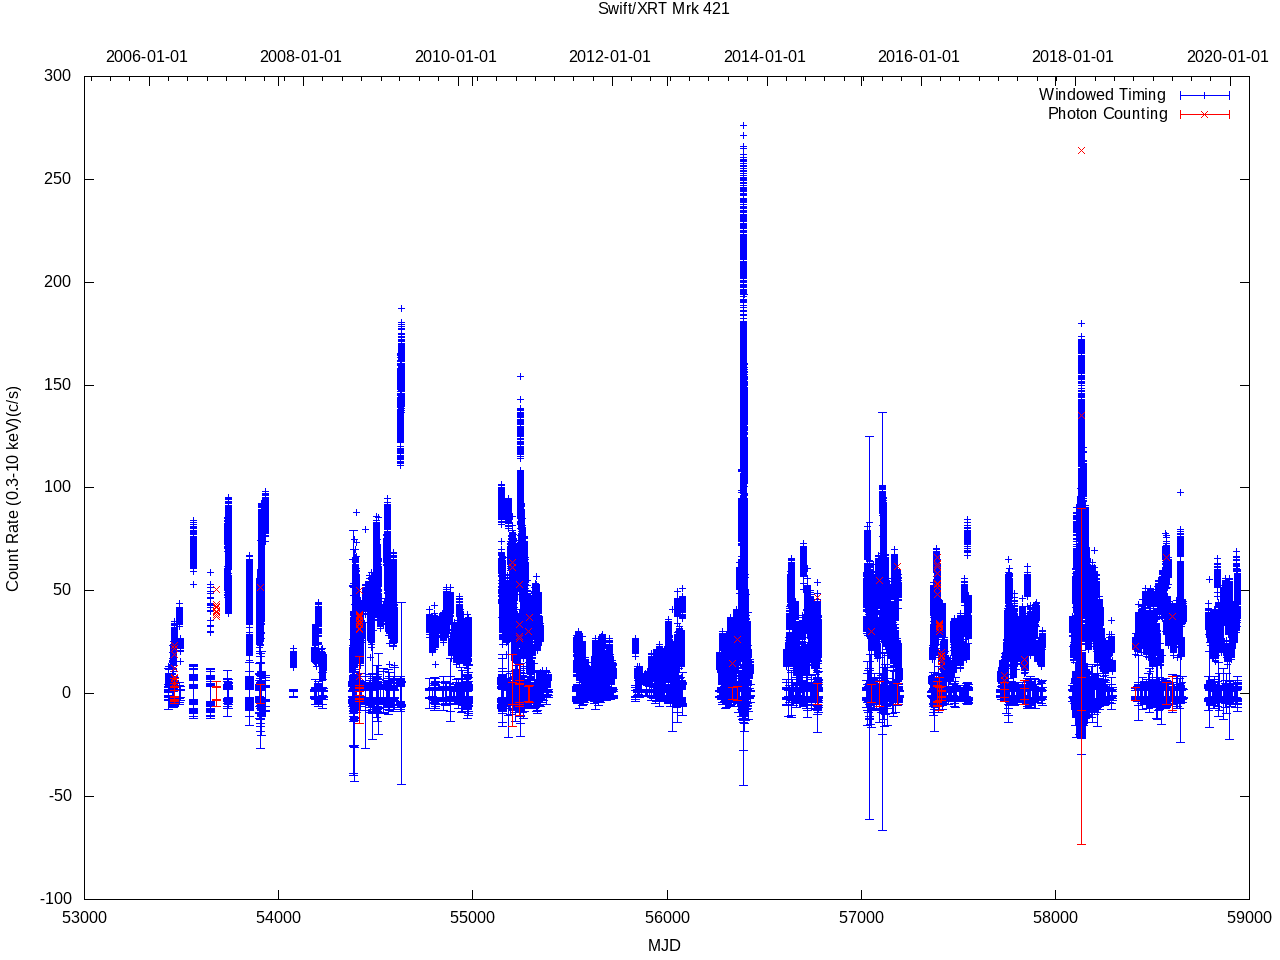

This figure's gnuplot source:
# Made by:
# Gustavo Magallanes-Guijón <gustavo.magallanes.guijon@ciencias.unam.mx>
# Instituto de Astronomia UNAM
# Ciudad Universitaria
# Ciudad de Mexico
# Mexico

set terminal png size 1280,960
set key autotitle columnhead
set key 
set output "curve.png"
set title "Swift/XRT Mrk 421"
set xlabel "MJD"
set x2data time
set timefmt "%Y-%m-%d"
set format x2 "%Y-%m-%d"
set x2tics
set x2range["2004-12-11":"2019-06-22"]
set ylabel "Count Rate (0.3-10 keV)(c/s)"

plot "<(sed -n '3,160040p' curve.dat)" using ($1*0.000011570+53350.59793623):4:5:6 title "Windowed Timing" with yerrorbars lc "blue", \
"<(sed -n '160046,$p' curve.dat)" using ($1*0.000011570+53350.59793623):4:5:6 title "Photon Counting" with yerrorbars lc "red"
